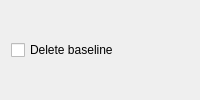
<?xml version="1.0" encoding="UTF-8"?>
<ui version="4.0">
 <class>WallFromLine</class>
 <widget class="QWidget" name="WallFromLine">
  <layout class="QHBoxLayout">
   <item>
    <widget class="QCheckBox" name="DeleteBaseline">
     <property name="text"><string>Delete baseline</string></property>
     <property name="checked"><bool>false</bool></property>
    </widget>
   </item>
  </layout>
 </widget>
 <resources/>
 <connections/>
</ui>
